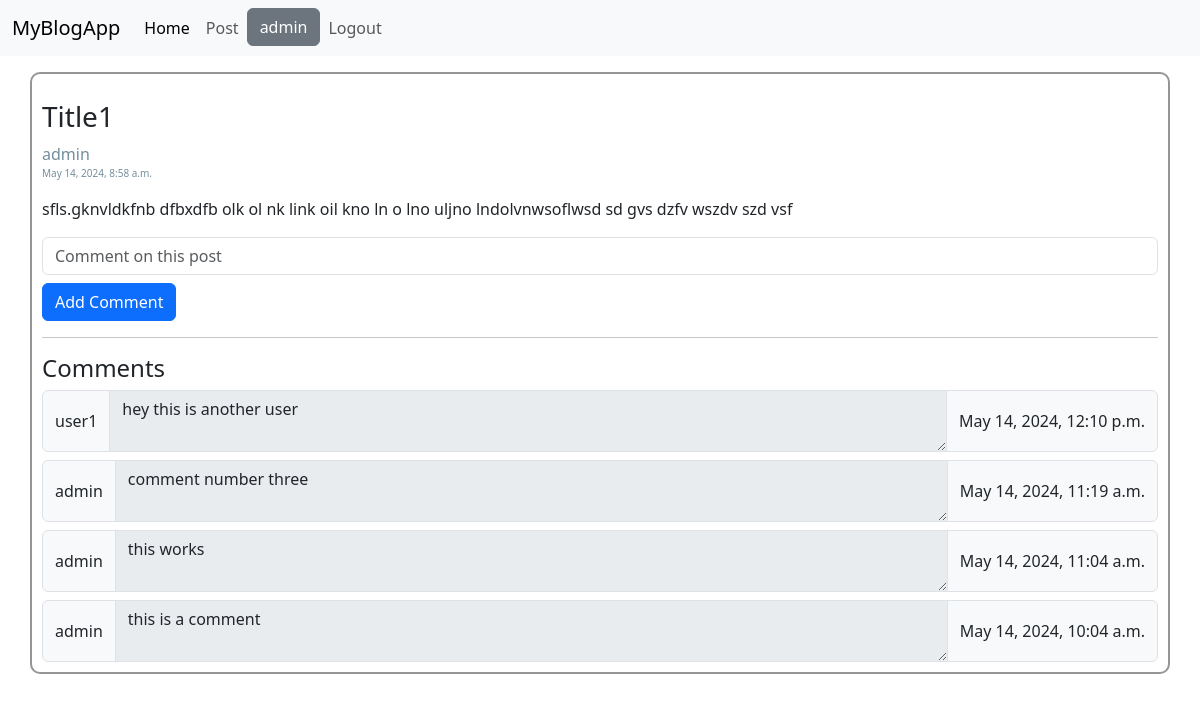
The app's page /post/1/ (signed in) with its own data.
### blogapp/models.py (models this page shows, shortened)
class Blogpostmodel(models.Model):
    title = models.CharField(max_length=200, null=True,blank=True)
    content = models.CharField(max_length=5000, null=True, blank=True)
    author = models.ForeignKey(User, on_delete=models.CASCADE, null=True, blank=True)
    created_date = models.DateTimeField(default=timezone.now, null=True, blank=True)
    published_date = models.DateTimeField(blank=True, null=True)

class Comment(models.Model):
    post = models.ForeignKey('Blogpostmodel', on_delete=models.CASCADE, related_name='comments')
    author = models.ForeignKey(User, on_delete=models.CASCADE)
    text = models.TextField()
    created_date = models.DateTimeField(default=timezone.now)

### blogapp/views.py (the view)
# urls.py: path('post/<int:pk>/', views.post_detail, name='post_detail'),
@login_required
def post_detail(request, pk):
    post = get_object_or_404(Blogpostmodel, pk=pk)
    comments = post.comments.all().order_by('-created_date')
    if request.method == "POST":
        form = CommentForm(request.POST)
        if form.is_valid():
            comment = form.save(commit=False)
            comment.post = post
            comment.author = request.user
            comment.save()
            return redirect('post_detail', pk=pk)
    else:
        form = CommentForm()
    return render(request, 'post_detail.html', {'post': post, 'comments': comments, 'form': form})

### blogapp/forms.py
class CommentForm(forms.ModelForm):
    class Meta:
        model = Comment
        fields = ['text']

### blogapp/templates/post_detail.html (shortened to what this page needs)
{% extends "base.html" %}
{% block content %}
<div class="container mt-3" style="
    border: 2px solid rgb(150, 148, 148);
    border-radius: 10px;
    padding: 10px;
  ">
  <h3 class="title mb-2 mt-3">{{ post.title }}</h3>
  <div class="author mb-2 bold" style="color: rgb(115, 142, 156)">
    {{ post.author }}
    <p style="font-size: 10px">{{ post.published_date }}</p>
  </div>
  <div class="content mb-2">{{ post.content|linebreaks }}</div>
  <form method="post">
    <div class="input-group mt-3 mt-2">
      <input type="text" class="form-control mb-2" aria-label="With textarea" name="text" placeholder="Comment on this post"></input></div>
    <button type="submit" class="btn btn-primary">Add Comment</button>
</form>
  <hr />
  <h4>Comments</h4>
  {% for comment in comments %}
  <div class="input-group mt-2">
    <span class="input-group-text">{{ comment.author }}</span>
    <textarea class="form-control" aria-label="With textarea" disabled readonly>{{ comment.text }}</textarea>
    <span class="input-group-text">{{ comment.created_date }}</span>
  </div>
  {% empty %}
  <li>No comments yet.</li>
  {% endfor %}
</div>
{% endblock %}

### blogapp/templates/base.html (shortened to what this page needs)
<!DOCTYPE html>
<html lang="en">
<head>
    <link href="https://cdn.jsdelivr.net/npm/bootstrap@5.3.3/dist/css/bootstrap.min.css" rel="stylesheet">
</head>
<body>
    <nav class="navbar navbar-expand-lg bg-body-tertiary">
        <div class="container-fluid">
          <a class="navbar-brand" href="{% url "home" %}">MyBlogApp</a>
          <div class="collapse navbar-collapse" id="navbarNav">
            <ul class="navbar-nav">
                <li class="nav-item">
                    <a class="nav-link active" aria-current="page" href="{% url 'home' %}">Home</a>
                </li>
                {% if user.is_authenticated %}
                <li class="nav-item">
                    <a class="nav-link" href="{% url 'post_new' %}">Post</a>
                </li>
                <li class="nav-item">
                  <button type="button" class="btn btn-secondary">{{ user.username }}</button>
              </li>
              <li class="nav-item">
                <a class="nav-link" href="{% url 'logout' %}">Logout</a>
            </li>
                {% endif %}
            </ul>
        </div>
        </div>
      </nav>
{% block content %}{% endblock content %}
</body>
</html>

### records on screen
Blogpostmodel: title "Title1", author "admin", published_date "May 14, 2024, 8:58 a.m.", content "sfls.gknvldkfnb dfbxdfb olk ol nk link oil kno ln o lno uljno lndolvnwsoflwsd sd gvs dzfv wszdv szd vsf"
Comment: author "user1", text "hey this is another user", created_date "May 14, 2024, 12:10 p.m."
Comment: author "admin", text "comment number three", created_date "May 14, 2024, 11:19 a.m."
Comment: author "admin", text "this works", created_date "May 14, 2024, 11:04 a.m."
Comment: author "admin", text "this is a comment", created_date "May 14, 2024, 10:04 a.m."

### other values on screen
{{ user.username }} "admin"
